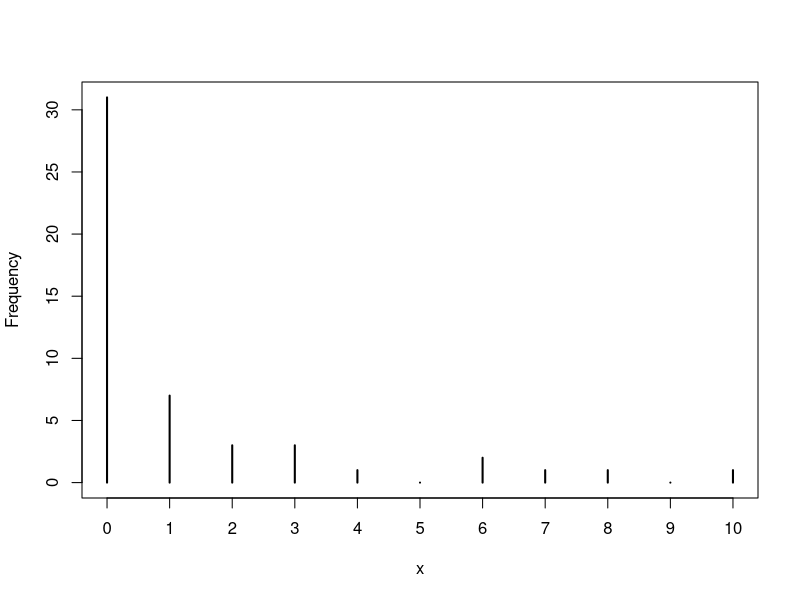
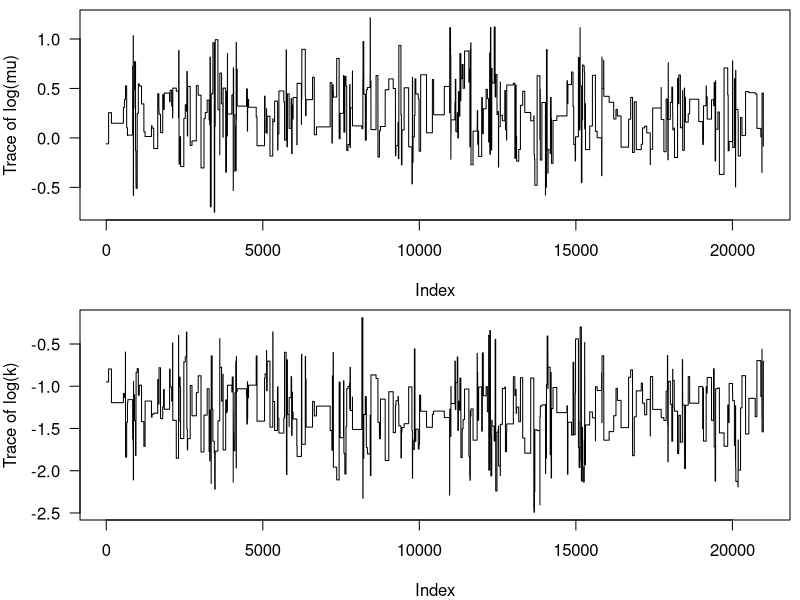
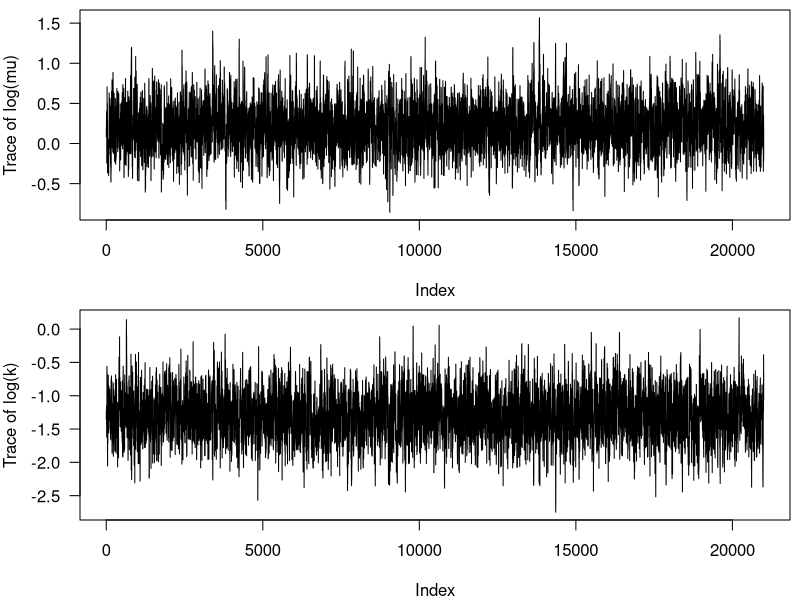
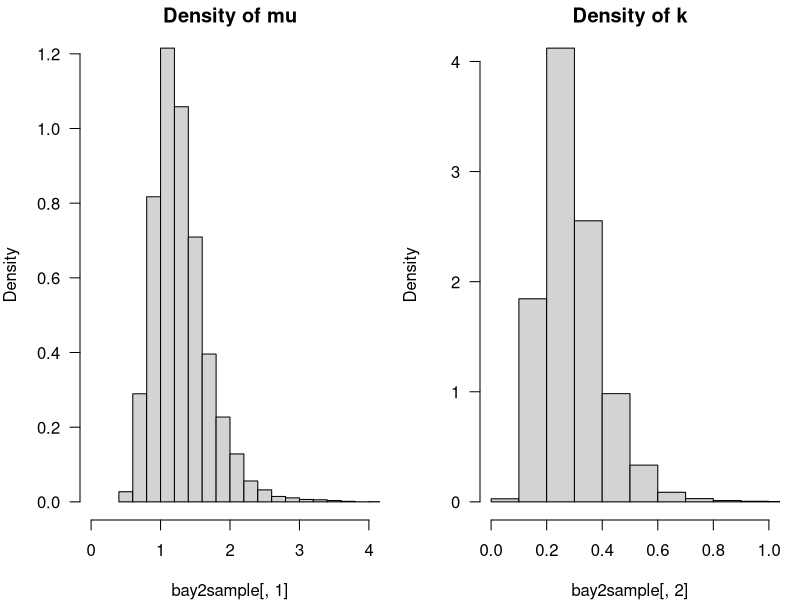

These charts were generated, in order, by the following R code:
## ---- chunk 1
knitr::opts_chunk$set(echo = TRUE)
## ---- chunk 2
  nll = function(par,y,x){
    a = par[1]
    b = par[2]
    sd = par[3]
    # this calculates the mean y for a given value of x: 
    #the deterministic function
    mu = a+b*x 
    # this calculates the likelihood of the function given the probability 
    # distribution, the data and mu and sd
    nll = -sum(dnorm(y,mean=mu,sd=sd,log=T))
    return(nll)
  }
  
## ---- chunk 3
nll.mle = function(a,b,sd){
  # this calculates the mean y for a given value of x: the deterministic function
  mu = a+b*x 
  # this calculates the likelihood of the function given the probability 
  # distribution, the data and mu and sd
  nll = -sum(dnorm(y,mean=mu,sd=sd,log=T)) 
  return(nll)
}

## ---- chunk 4
set.seed(1001)
mu.true=1
k.true=0.4

x = rnbinom(50,mu=mu.true,size=k.true)

plot(table(factor(x,levels=0:max(x))),
   ylab="Frequency",xlab="x")

# this function calculate the NLL of the data given the set of parameters defined in p
NLLfun1 = function(p,dat=x) {
mu=p[1]
k=p[2]
-sum(dnbinom(x,mu=mu,size=k,log=TRUE))
}

# the NLL of the data given the parameter values that were used to generate the data
nll.true=NLLfun1(c(mu=mu.true,k=k.true))

nll.true

NLLfun1(c(mu=10,k=10))

m = mean(x)
v = var(x)
# calculate parameters through method of moments
mu.mom = m
k.mom = m/(v/m-1)

# find MLE estimate of the parameters given the data 
opt1 = optim(fn=NLLfun1,par=c(mu=mu.mom,k=k.mom),hessian=TRUE)
coef(opt1)

# NLL at MLE
opt1$value
# compare with nll.true

# significantly different?
ldiff=nll.true-opt1$value; ldiff

# no significant difference (which is what we would expect in 95% the generated datasets)
pchisq(2*ldiff,df=2,lower.tail=FALSE)


## ---- chunk 5
LPfun1 = function(p, dat = x) {
  # Mean and size of the negative binomial (use exp to force them to be positive)
  mu = exp(p[1])
  k  = exp(p[2])
  # Logarithm of the prior distributions on mu and k 
  # (0 and 2 are parameters chosen by the user, they represent prior beliefs)
  lp_mu = dnorm(mu, 0, 2, log = TRUE)
  lp_k = dnorm(k, 0, 2, log = TRUE)
  log_prior = lp_mu + lp_k
  # Log-likelihood of the data under the model
  LL = sum(dnbinom(dat,mu=mu,size=k,log=TRUE))
  # Sum of the log-likelihood and the log-prior
  LL + log_prior
}
## ---- chunk 6
library(mvtnorm)
MH = function(model, init, Sigma = diag(init/10), niter = 3e4, burn = 0.5,
                      seed = 1134, ...) {
  # To make results reproducible you should set a seed (change among chains!!!)
  set.seed(seed)
  # Pre-allocate chain of values
  chain = matrix(NA, ncol = length(init), nrow = niter)
  # Chain starts at init
  current = init
  lp_current = model(current, ...)
  # Iterate niter times and update chain
  for(iter in 1:niter) {
    # Generate proposal values from multivariate Normal distribution
    proposal = rmvnorm(1, mean = current, sigma = Sigma)
    # Calculate probability of acceptance (proposal distribution is symmetric)
    lp_proposal = model(proposal, ...)
    paccept = min(1, exp(lp_proposal - lp_current))
    # Accept the proposal... or not!
    # If accept, update the current and lp_current values
    accept = runif(1) < paccept
    if(accept) {
      chain[iter,] = proposal
      lp_current = lp_proposal
      current = chain[iter,]
    } else {
      chain[iter,] = current
    }
  }
  # Calculate the length of burn-in
  nburn = floor(niter*burn)
  # Calculate final acceptance probability after burn-in (fraction of proposals accepted)
  acceptance = 1 - mean(duplicated(chain[-(1:nburn),]))
  # Package the results
  list(burnin = chain[1:nburn,], sample = chain[-(1:nburn),],
       acceptance = acceptance, nburn = nburn)
}
## ---- chunk 7
set.seed(1001)
mu.true=1
k.true=0.4
x = rnbinom(50,mu=mu.true,size=k.true)
## ---- chunk 8
Sigma = diag(c(10,10))
## ---- chunk 9
init = log(c(1,1))
bay1 = MH(LPfun1, init, Sigma, burn = 0.3, dat = x)
## ---- chunk 10
bay1$acceptance
## ---- chunk 11
par(mfrow = c(2,1), mar = c(4,4,0.5,0.5), las = 1)
plot(bay1$sample[,1], t = "l", ylab = "Trace of log(mu)")
plot(bay1$sample[,2], t = "l", ylab = "Trace of log(k)")
## ---- chunk 12
mapfit = optim(fn = LPfun1, par = log(c(1,1)),
               hessian = TRUE, method = "BFGS",
               control = list(fnscale = -1), dat = x)
Sigma = solve(-mapfit$hessian)
init = mapfit$par
bay2 = MH(LPfun1, init, Sigma, burn = 0.3)
## ---- chunk 13
Sigma
## ---- chunk 14
bay2$acceptance
## ---- chunk 15
par(mfrow = c(2,1), mar = c(4,4,0.5,0.5), las = 1)
plot(bay2$sample[,1], t = "l", ylab = "Trace of log(mu)")
plot(bay2$sample[,2], t = "l", ylab = "Trace of log(k)")
## ---- chunk 16
bay2sample = exp(bay2$sample)
## ---- chunk 17
par(mfrow = c(1,2), mar = c(4,4,1.5,1))
hist(bay2sample[,1], main = "Density of mu", freq = F, xlim = c(0,4))
hist(bay2sample[,2], main = "Density of k", freq = F, xlim = c(0,1))
## ---- chunk 18
map = exp(mapfit$par)
meanp = colMeans(bay2sample)
medianp = c(median(bay2sample[,1]), median(bay2sample[,2]))
cbind(map, meanp, medianp,
      mom = c(mu.mom, k.mom),
      mle = opt1$par,
      true = c(mu.true, k.true))
## ---- chunk 19
t(apply(bay2sample, 2, quantile, probs = c(0.025, 0.975)))
